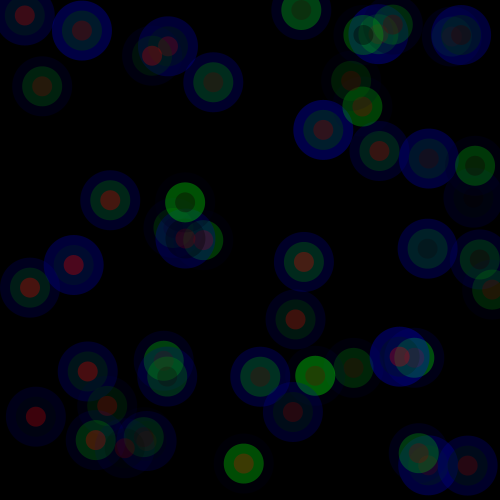
Frame 1 (no input)
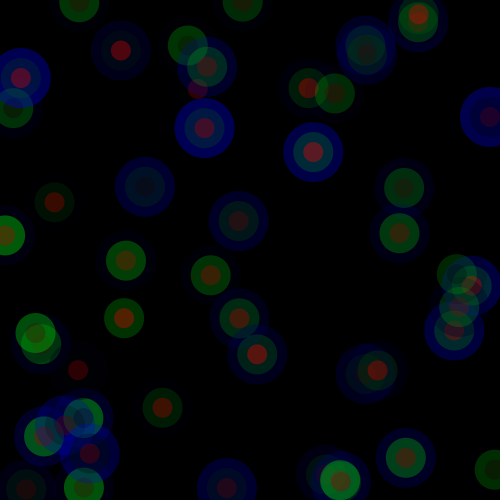
Frame 60 (the mouse pressed at the canvas centre just before this capture)
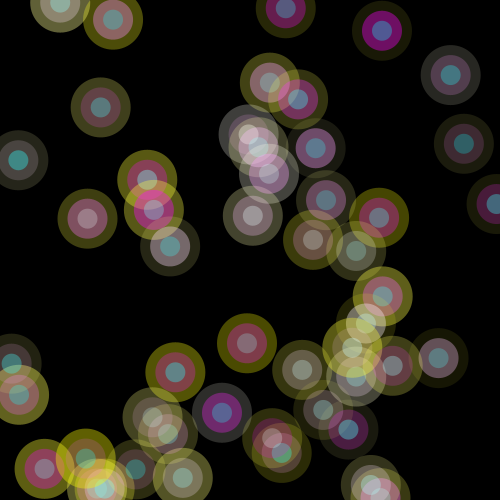
Frame 120 (the mouse held since frame 60 and released just before this capture)

The Processing sketch that drew these frames (run headless with seeded random() and noise(); from frame 60 on, the mouse is pressed at the canvas centre):

// Processing sketch: processing_66963
// ── processing_66963.pde

int numCircle = 50;

float [] circleX = new float [numCircle];
float [] circleY = new float [numCircle];
float [] velX = new float [numCircle];
float [] velY = new float [numCircle];

void setup(){
  size(500,500);
  smooth();
  noStroke();
  
  for(int i=0; i<numCircle; i++) {
   circleX[i]  = random(width);
   circleY[i] = random(height);
   velX[i] = random (-5, 5);
   velY[i] = random (-5, 5); 
  }
}

void draw(){
 background(0);
 fill(255,105,180,70);

 for (int i=0; i < numCircle; i++){
  fill(mouseY, mouseX,random(255),random(20,100));
  ellipse(circleX[i], circleY[i], 60,60);
  fill(mouseY, random(255), mouseX ,random(40,100));
  ellipse(circleX[i], circleY[i], 40,40);
  fill(random(255),mouseY, mouseX ,random(60,100));
  ellipse(circleX[i], circleY[i], 20,20);
  
  circleX[i] += velX[i]; //movimento da porra da bola X
  circleY[i] += velY[i]; //movimento da porra da bola Y
  
  if((circleX[i] < 0) || (circleX [i] > width)) {
    velX[i]*=-1;
  }
   
   if((circleY[i] < 0) || (circleY[i] > height)){
    velY[i]*=-1;
  }   
    
      
 } 
}
